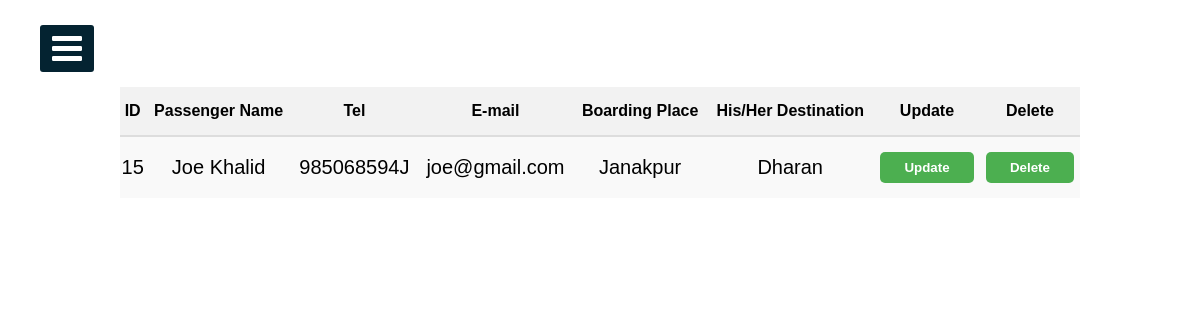
The page /EasyRide_Final/BookingManage.php on the database its author committed.
### tables this page shows
CREATE TABLE `booking` (
  `id` int(11) NOT NULL,
  `passenger_name` varchar(255) NOT NULL,
  `telephone` varchar(255) NOT NULL,
  `email` varchar(255) NOT NULL,
  `boarding_place` varchar(255) NOT NULL,
  `Your_destination` varchar(255) NOT NULL
);

### EasyRide_Final/BookingManage.php (the view, shortened to what this page needs)
<?php
include("connection.php");
?>
<!DOCTYPE html>
<html>
<head>
  <link rel="stylesheet" href="sidebar.css">
  <link rel="stylesheet" href="BookingManage.css">
  <link rel="stylesheet" href="https://cdnjs.cloudflare.com/ajax/libs/font-awesome/4.7.0/css/font-awesome.min.css">
</head>
<body>
  <label for="check">
    <i class="fa fa-bars" id="btn"></i>
  </label>
  <div class="sidebar2">
    <h1 class="adminTopic">Booking Peoples...</h1>
    <?php
      $sqlget="SELECT * FROM booking";
      $sqldata=mysqli_query($conn,$sqlget) or die('error getting');
      echo "<table>";
      echo "<tr>
              <th>ID</th>
              <th>Passenger Name</th>
              <th>Tel</th>
              <th>E-mail</th>
              <th>Boarding Place</th>
              <th>His/Her Destination</th>
              <th>Update</th>
              <th>Delete</th>
            </tr>";
      while ($row=mysqli_fetch_array($sqldata,MYSQLI_ASSOC)) {
        echo "<tr><td>";
        echo $row['id'];
        echo "</td><td>";
        echo $row['passenger_name'];
        echo "</td><td>";
        echo $row['telephone'];
        echo "</td><td>";
        echo $row['email'];
        echo "</td><td>";
        echo $row['boarding_place'];
        echo "</td><td>";
        echo $row['Your_destination'];
        echo "</td>";
        ?>
        <td>
          <button>
            <a href="updateBooking.php?id=<?php echo $row['id'];?>">
              Update
            </a>
          </button>
        </td>
        <td>
          <button>
            <a href="DeleteStationBookingManage.php?id=<?php echo $row['id'];?>">
              Delete
            </a>
          </button>
        </td>
        <?php
      }
      echo "</table>";
    ?>
  </div>
</body>
</html>

### EasyRide_Final/sidebar.css (style rules this page uses)
* { margin: 0; padding: 0; list-style: none; text-decoration: none; }
label #btn, label #cancle { position: absolute; cursor: pointer; background: #042331; color: #fff; border-radius: 3px; }
label #btn { left: 40px; top: 25px; font-size: 35px; color: #fff; padding: 6px 12px; transition: all 0.5s; }

### EasyRide_Final/BookingManage.css (style rules this page uses)
body { background-image: url("1.jpg"); background-position: center; background-size: cover; height: 700px; background-repeat: no-repeat; background-attachment: fixed; font-family: Arial, sans-serif; }
.adminTopic { text-align: center; color: #fff; }
table { width: 80%; margin: 50px auto; border-collapse: collapse; text-align: center; background-color: rgba(255, 255, 255, 0.9); border-radius: 10px; }
table th { background-color: #f2f2f2; border-bottom: 2px solid #ddd; padding: 15px 0; font-weight: bold; font-family: Arial, sans-serif; }
table tr:nth-child(even) { background-color: #f9f9f9; }
table tr td { border-bottom: 2px solid #ddd; padding: 15px 0; font-size: 20px; font-family: Arial, sans-serif; }
table tr:last-child td { border-bottom: none; }
table tr td a { color: white; border-radius: 5px; padding: 8px 12px; text-decoration: none; font-weight: bold; background-color: #4CAF50; transition: background-color 0.3s; }
table tr td button { padding: 8px 12px; border: none; border-radius: 5px; background-color: #4CAF50; color: white; cursor: pointer; transition: background-color 0.3s; }

### rows shown on the page
booking: id "15", passenger_name "Joe Khalid", telephone "985068594J", email "joe@gmail.com", boarding_place "Janakpur", Your_destination "Dharan"
